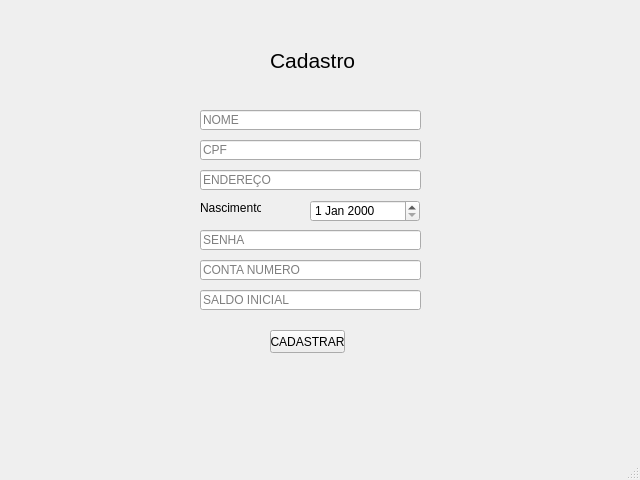
<?xml version="1.0" encoding="UTF-8"?>
<ui version="4.0">
 <class>MainWindow</class>
 <widget class="QMainWindow" name="MainWindow">
  <property name="geometry">
   <rect>
    <x>0</x>
    <y>0</y>
    <width>640</width>
    <height>480</height>
   </rect>
  </property>
  <property name="windowTitle">
   <string>MainWindow</string>
  </property>
  <widget class="QWidget" name="centralwidget">
   <widget class="QLabel" name="label">
    <property name="geometry">
     <rect>
      <x>270</x>
      <y>50</y>
      <width>91</width>
      <height>21</height>
     </rect>
    </property>
    <property name="font">
     <font>
      <pointsize>16</pointsize>
     </font>
    </property>
    <property name="text">
     <string>Cadastro</string>
    </property>
   </widget>
   <widget class="QLabel" name="label_5">
    <property name="geometry">
     <rect>
      <x>200</x>
      <y>200</y>
      <width>61</width>
      <height>16</height>
     </rect>
    </property>
    <property name="text">
     <string>Nascimento</string>
    </property>
   </widget>
   <widget class="QLineEdit" name="lineEdit">
    <property name="geometry">
     <rect>
      <x>200</x>
      <y>110</y>
      <width>221</width>
      <height>20</height>
     </rect>
    </property>
    <property name="accessibleDescription">
     <string/>
    </property>
    <property name="inputMethodHints">
     <set>Qt::ImhNone</set>
    </property>
    <property name="inputMask">
     <string/>
    </property>
    <property name="text">
     <string/>
    </property>
    <property name="echoMode">
     <enum>QLineEdit::Normal</enum>
    </property>
    <property name="dragEnabled">
     <bool>false</bool>
    </property>
    <property name="readOnly">
     <bool>false</bool>
    </property>
    <property name="placeholderText">
     <string>NOME</string>
    </property>
    <property name="clearButtonEnabled">
     <bool>false</bool>
    </property>
   </widget>
   <widget class="QLineEdit" name="lineEdit_2">
    <property name="geometry">
     <rect>
      <x>200</x>
      <y>140</y>
      <width>221</width>
      <height>20</height>
     </rect>
    </property>
    <property name="placeholderText">
     <string>CPF</string>
    </property>
   </widget>
   <widget class="QLineEdit" name="lineEdit_3">
    <property name="geometry">
     <rect>
      <x>200</x>
      <y>170</y>
      <width>221</width>
      <height>20</height>
     </rect>
    </property>
    <property name="placeholderText">
     <string>ENDEREÇO</string>
    </property>
   </widget>
   <widget class="QDateEdit" name="dateEdit">
    <property name="geometry">
     <rect>
      <x>310</x>
      <y>200</y>
      <width>110</width>
      <height>22</height>
     </rect>
    </property>
   </widget>
   <widget class="QLineEdit" name="lineEdit_4">
    <property name="geometry">
     <rect>
      <x>200</x>
      <y>230</y>
      <width>221</width>
      <height>20</height>
     </rect>
    </property>
    <property name="echoMode">
     <enum>QLineEdit::Password</enum>
    </property>
    <property name="placeholderText">
     <string>SENHA</string>
    </property>
   </widget>
   <widget class="QLineEdit" name="lineEdit_5">
    <property name="geometry">
     <rect>
      <x>200</x>
      <y>260</y>
      <width>221</width>
      <height>20</height>
     </rect>
    </property>
    <property name="placeholderText">
     <string>CONTA NUMERO</string>
    </property>
   </widget>
   <widget class="QLineEdit" name="lineEdit_6">
    <property name="geometry">
     <rect>
      <x>200</x>
      <y>290</y>
      <width>221</width>
      <height>20</height>
     </rect>
    </property>
    <property name="placeholderText">
     <string>SALDO INICIAL</string>
    </property>
   </widget>
   <widget class="QPushButton" name="pushButton">
    <property name="geometry">
     <rect>
      <x>270</x>
      <y>330</y>
      <width>75</width>
      <height>23</height>
     </rect>
    </property>
    <property name="text">
     <string>CADASTRAR</string>
    </property>
   </widget>
  </widget>
  <widget class="QMenuBar" name="menubar">
   <property name="geometry">
    <rect>
     <x>0</x>
     <y>0</y>
     <width>640</width>
     <height>21</height>
    </rect>
   </property>
  </widget>
  <widget class="QStatusBar" name="statusbar"/>
 </widget>
 <resources/>
 <connections/>
</ui>
